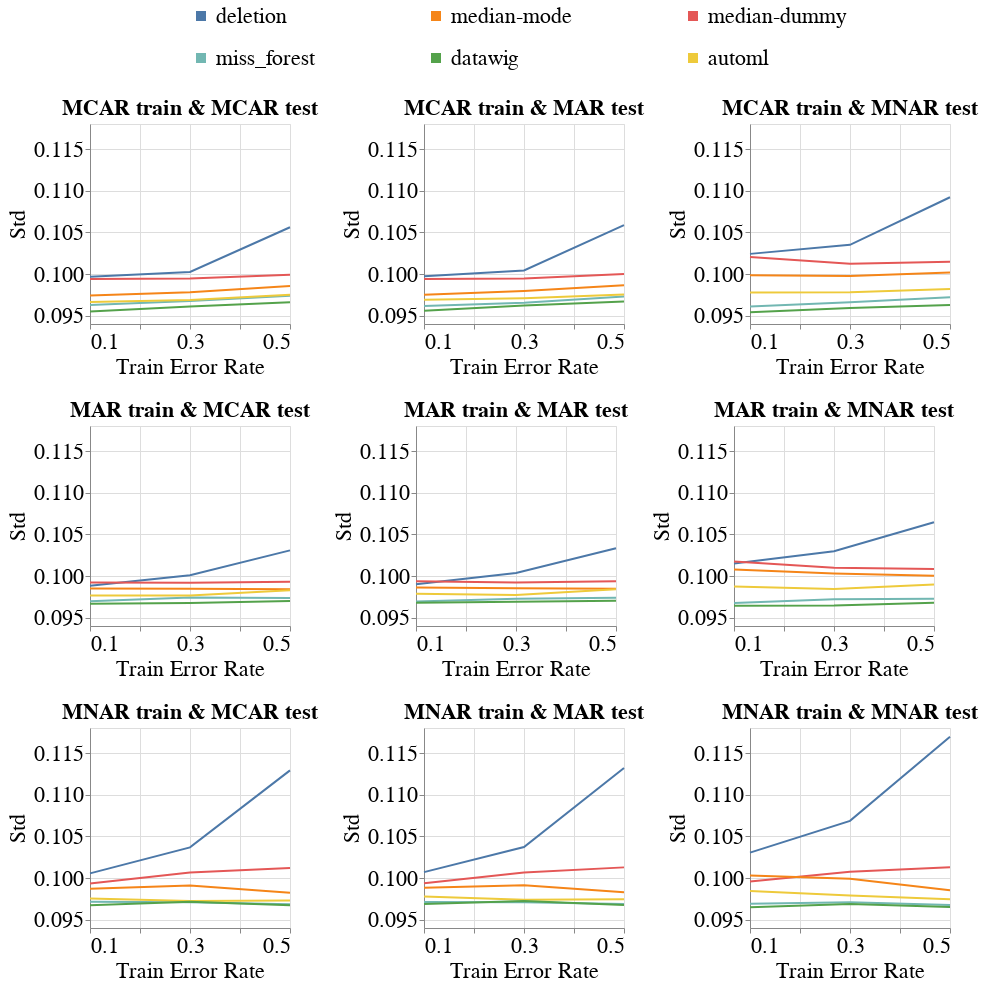

Notebook code for this chart:
### Code cell
create_exp2_line_bands_for_diff_imputers(dataset_name=DATASET_NAME,
                                         model_name='mlp_clf',
                                         metric_name='Std',
                                         db_client=db_client,
                                         with_band=False)
